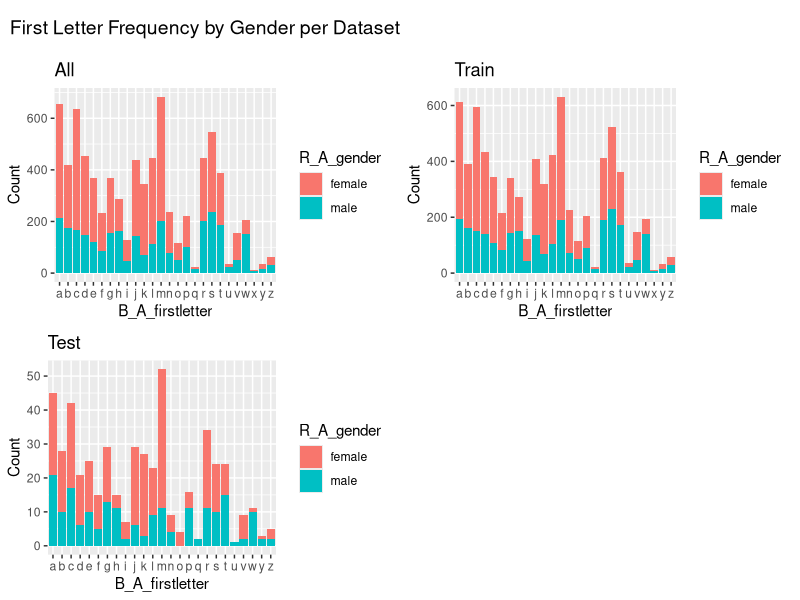

This chart was generated by the following R code:
## ---- chunk 1
knitr::opts_chunk$set(echo = FALSE, message =FALSE, warning=FALSE)
## ---- chunk 2

library(tidyverse)
library(skimr)
library(ggplot2)
library(knitr)
library(kableExtra)
library(cowplot)
## ---- chunk 3

names_all = read_csv("names_all.csv", col_types = cols(B_N_length = col_integer(), 
         P_N_dmetalen = col_integer(), P_N_phlen = col_integer(), 
         P_N_phsyllables = col_integer()))

names_all %>% group_by(B_A_firstletter, R_A_gender) %>% summarize(Count =n()) -> first_letter_all

names_test = read_csv("names_test.csv")
names_test %>% group_by(B_A_firstletter, R_A_gender) %>% summarize(Count =n()) -> first_letter_test

names_train = read_csv("names_train.csv")
names_train %>% group_by(B_A_firstletter , R_A_gender) %>% summarize(Count =n()) -> first_letter_train



## ---- chunk 4

p1 = ggplot(data= first_letter_all, aes(fill = R_A_gender, y = Count, x = B_A_firstletter )) +
  geom_bar(position = "stack", stat = "identity") +
  ggtitle("All")

p2 = ggplot(data= first_letter_train, aes(fill = R_A_gender, y = Count, x = B_A_firstletter )) +
  geom_bar(position = "stack", stat = "identity") +
  ggtitle("Train")

p3 = ggplot(data= first_letter_test, aes(fill = R_A_gender, y = Count, x = B_A_firstletter )) +
  geom_bar(position = "stack", stat = "identity") +
  ggtitle("Test")

title <- ggdraw() + draw_label("First Letter Frequency by Gender per Dataset", x = 0, hjust = 0) +
  theme( plot.margin = margin(0,0,0,7))

pg = plot_grid(p1, p2, p3, ncol=2)

plot_grid(title, pg, ncol = 1 , rel_heights = c(0.1, 1))
## ---- chunk 5
prop.table(table( names_all$R_A_gender))
## ---- chunk 6
prop.table(table( names_all$B_A_firstletter  ) )-> by_first_let

df = data.frame( letter = names(by_first_let), proportion = round(as.numeric(by_first_let) * 100, 2 ) )

t_df = t(df) 

t_df %>% kable(digits =1) %>% kable_styling(bootstrap_options = c("hover", "striped"), full_width = F)

df %>% arrange(desc(proportion)) -> df_sorted

t(df_sorted) %>% kable(digits =1, caption = "Sorted by First Letter Frequency") %>% kable_styling(bootstrap_options = c("hover", "striped"), full_width = F)

## ---- chunk 7
skim(names_all)
